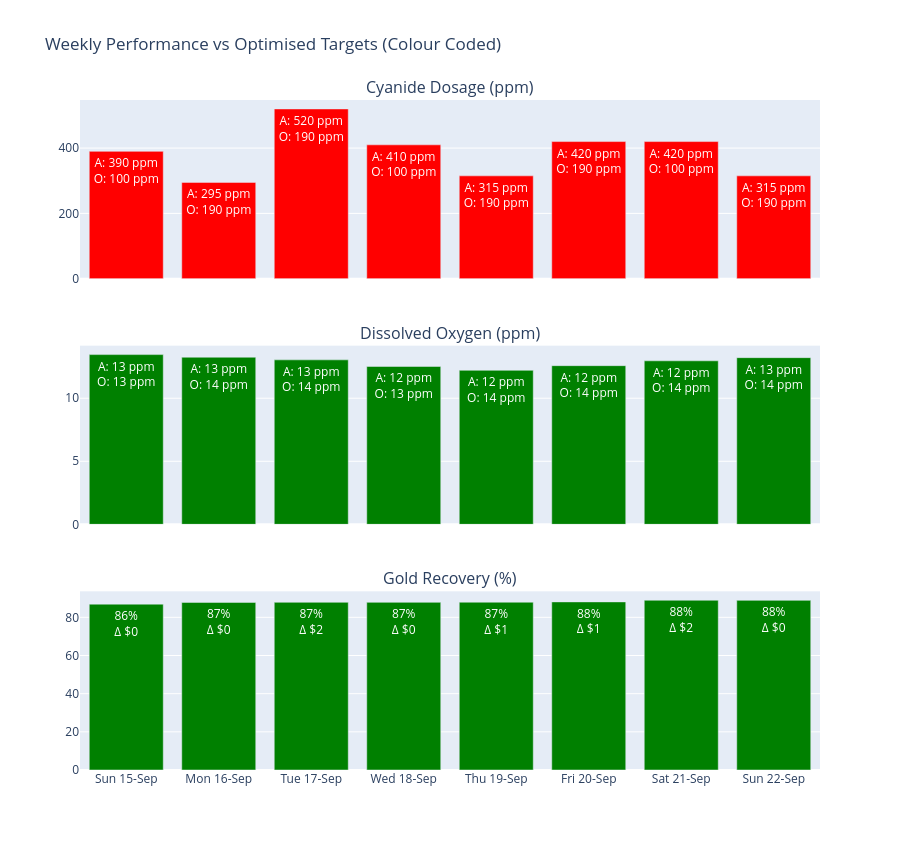

The notebook cell saved with this chart:
### Code cell
def colour_by_deviation(actuals, optimised, tolerance_1=0.10, tolerance_2=0.20):
	colours = []
	for act, opt in zip(actuals, optimised):
		if abs(act - opt) <= tolerance_1 * opt:
			colours.append("green")
		elif abs(act - opt) <= tolerance_2 * opt:
			colours.append("orange")
		else:
			colours.append("red")
	return colours

# --- Define window ---
start_date = pd.to_datetime("2024-09-15")
window_days = 7
end_date = start_date + timedelta(days=window_days)

# --- Filter ---
df_window = df[(df["Date"] >= start_date) & (df["Date"] <= end_date)].copy()

# Convert to strings for display on x-axis
days = df_window["Date"].dt.strftime("%a %d-%b")

# Pull actual values
cn_actual = df_window["CN_Concentration"].tolist()
do_actual = df_window["Dissolved_Oxygen"].tolist()
recovery_actual = df_window["Actual_Recovery"].tolist()

# Pull optimised values (these must exist in your DataFrame)
cn_optimised = df_window["Optimal_CN"].tolist()
do_optimised = df_window["Optimal_DO"].tolist()
recovery_optimised = df_window["Optimal_Recovery"].tolist()

# Colour logic for CN and DO (looser)
def colour_by_deviation_standard(actuals, optimised, tolerance_1=0.10, tolerance_2=0.20):
	colours = []
	for act, opt in zip(actuals, optimised):
		if abs(act - opt) <= tolerance_1 * opt:
			colours.append("green")
		elif abs(act - opt) <= tolerance_2 * opt:
			colours.append("orange")
		else:
			colours.append("red")
	return colours

def colour_by_value_impact(value_deltas, green_threshold=2000, orange_threshold=5000):
	colours = []
	for delta in value_deltas:
		if delta <= green_threshold:
			colours.append("green")
		elif delta <= orange_threshold:
			colours.append("orange")
		else:
			colours.append("red")
	return colours

# Create subplot grid
fig = make_subplots(rows=3, cols=1, shared_xaxes=True, vertical_spacing=0.1,
					subplot_titles=("Cyanide Dosage (ppm)", "Dissolved Oxygen (ppm)", "Gold Recovery (%)"))

# CN Dosage
fig.add_trace(go.Bar(
	x=days,
	y=cn_actual,
	marker_color=colour_by_deviation_standard(cn_actual, cn_optimised),
	text=[f"A: {int(val)} ppm<br>O: {int(opt)} ppm" for val, opt in zip(cn_actual, cn_optimised)],
	hoverinfo='text',
	name="CN Dosage",
	textangle=0,
	textposition='inside',
	insidetextanchor='end'
), row=1, col=1)

# DO
fig.add_trace(go.Bar(
	x=days,
	y=do_actual,
	marker_color=colour_by_deviation_standard(recovery_actual, recovery_optimised),
	text=[f"A: {int(val)} ppm<br>O: {int(opt)} ppm" for val, opt in zip(do_actual, do_optimised)],
	hoverinfo='text',
	name="DO Level",
	textangle=0,
	textposition='inside',
	insidetextanchor='end'
), row=2, col=1)

# Recovery
recovery_value_loss = (
	df_window["Optimal_Net_Value_USD_t"] - (df_window["Actual_Net_Value_USD"] /
										 df_window["Tonnes_Processed"])
	).tolist()

fig.add_trace(go.Bar(
	x=days,
	y=recovery_actual,
	marker_color=colour_by_value_impact(recovery_value_loss),
	text=[f"{int(val)}%<br>Δ ${int(delta):,}" for val, delta in zip(recovery_actual, recovery_value_loss)],
	hoverinfo='text',
	name="Recovery",
	textfont=dict(size=12, color='white'),
	textangle=0,
	textposition='inside',
	insidetextanchor='end'
), row=3, col=1)


# Layout
fig.update_layout(
	height=850,
	title_text="Weekly Performance vs Optimised Targets (Colour Coded)",
	showlegend=False
)

fig.show()

# # Print actual vs optimised recovery
# for day, act, opt in zip(days, recovery_actual, recovery_optimised):
# 	print(f"{day}: Actual Recovery = {act:.1f}%, Optimised Recovery = {opt:.1f}% "
# 		  f"({('OK' if abs(act - opt) <= 1 else 'Check')})")
	
# # Print Optimal_Net_Value_USD and Actual_Net_Value_USD_t
# for day, act, opt in zip(days, (df_window["Actual_Net_Value_USD"] / df_window["Tonnes_Processed"]), df_window["Optimal_Net_Value_USD_t"]):
# 	print(f"{day}: Actual Net Value = ${act:,.2f}, Optimised Net Value = ${opt:,.2f}, Grade = {df_window['Grade_x_Fines'].iloc[0]:.2f} g/t "
# 	   	  f"Tonnes Processed = {df_window['Tonnes_Processed'].iloc[0]:,.0f} t, "
# 		  f"({('OK' if act >= opt else 'Check')})")
	
# Print Optimal_Net_Value_USD, Optimised Recovery, Grade Tonnes Processed, CN and DO
for day, act, opt_value, opt_recovery, grade, tonnes, cn, sol_mass, do in zip(
	days, df_window["Actual_Net_Value_USD"], df_window["Optimal_Net_Value_USD_t"], df_window["Optimal_Recovery"],
	df_window["Grade_x_Fines"], df_window["Tonnes_Processed"],
	df_window["Optimal_CN"], df_window["Solution_Mass_Kg"], df_window["Optimal_DO"]
):
	print(f"{day}: NV = ${int(opt_value)}, "
		  f"Act = {int(act / tonnes)} "
		  f"CNV = {(opt_recovery / 100 * grade * tonnes)} "
		  f"A = {(opt_recovery / 100 * grade * tonnes)} "
		#   f"CNV = {((opt_recovery / 100 * grade * tonnes) - (cn * sol_mass / 1000000 * tonnes)) * NACN_PRICE_USD_PER_KG} "
		  f"Rec. = {opt_recovery:.1f}%, "
		  f"Grade = {grade:.2f} g/t, t = {tonnes:,.0f} t, "
		  f"CN = {cn:.1f} ppm, DO = {do:.1f} ppm")

### Figure 1 — Plotly figure (JSON) as saved in the notebook; plotly's stock layout.template omitted (floating-point values rounded to 4 significant figures)
{"data": [{"hoverinfo": "text", "insidetextanchor": "end", "marker": {"color": ["red", "red", "red", "red", "red", "red", "red", "red"]}, "name": "CN Dosage", "text": ["A: 390 ppm<br>O: 100 ppm", "A: 295 ppm<br>O: 190 ppm", "A: 520 ppm<br>O: 190 ppm", "A: 410 ppm<br>O: 100 ppm", "A: 315 ppm<br>O: 190 ppm", "A: 420 ppm<br>O: 190 ppm", "A: 420 ppm<br>O: 100 ppm", "A: 315 ppm<br>O: 190 ppm"], "textangle": 0, "textposition": "inside", "type": "bar", "x": ["Sun 15-Sep", "Mon 16-Sep", "Tue 17-Sep", "Wed 18-Sep", "Thu 19-Sep", "Fri 20-Sep", "Sat 21-Sep", "Sun 22-Sep"], "xaxis": "x", "y": [390, 295, 520, 410, 315, 420, 420, 315], "yaxis": "y"}, {"hoverinfo": "text", "insidetextanchor": "end", "marker": {"color": ["green", "green", "green", "green", "green", "green", "green", "green"]}, "name": "DO Level", "text": ["A: 13 ppm<br>O: 13 ppm", "A: 13 ppm<br>O: 14 ppm", "A: 13 ppm<br>O: 14 ppm", "A: 12 ppm<br>O: 13 ppm", "A: 12 ppm<br>O: 14 ppm", "A: 12 ppm<br>O: 14 ppm", "A: 12 ppm<br>O: 14 ppm", "A: 13 ppm<br>O: 14 ppm"], "textangle": 0, "textposition": "inside", "type": "bar", "x": ["Sun 15-Sep", "Mon 16-Sep", "Tue 17-Sep", "Wed 18-Sep", "Thu 19-Sep", "Fri 20-Sep", "Sat 21-Sep", "Sun 22-Sep"], "xaxis": "x2", "y": [13.46, 13.25, 13.04, 12.52, 12.22, 12.58, 12.97, 13.22], "yaxis": "y2"}, {"hoverinfo": "text", "insidetextanchor": "end", "marker": {"color": ["green", "green", "green", "green", "green", "green", "green", "green"]}, "name": "Recovery", "text": ["86%<br>Δ $0", "87%<br>Δ $0", "87%<br>Δ $2", "87%<br>Δ $0", "87%<br>Δ $1", "88%<br>Δ $1", "88%<br>Δ $2", "88%<br>Δ $0"], "textangle": 0, "textfont": {"color": "white", "size": 12}, "textposition": "inside", "type": "bar", "x": ["Sun 15-Sep", "Mon 16-Sep", "Tue 17-Sep", "Wed 18-Sep", "Thu 19-Sep", "Fri 20-Sep", "Sat 21-Sep", "Sun 22-Sep"], "xaxis": "x3", "y": [86.91, 87.83, 87.88, 87.85, 87.93, 88.09, 88.95, 88.89], "yaxis": "y3"}], "layout": {"annotations": [{"font": {"size": 16}, "showarrow": false, "text": "Cyanide Dosage (ppm)", "x": 0.5, "xanchor": "center", "xref": "paper", "y": 1, "yanchor": "bottom", "yref": "paper"}, {"font": {"size": 16}, "showarrow": false, "text": "Dissolved Oxygen (ppm)", "x": 0.5, "xanchor": "center", "xref": "paper", "y": 0.6333, "yanchor": "bottom", "yref": "paper"}, {"font": {"size": 16}, "showarrow": false, "text": "Gold Recovery (%)", "x": 0.5, "xanchor": "center", "xref": "paper", "y": 0.2667, "yanchor": "bottom", "yref": "paper"}], "height": 850, "showlegend": false, "title": {"text": "Weekly Performance vs Optimised Targets (Colour Coded)"}, "xaxis": {"anchor": "y", "domain": [0, 1], "matches": "x3", "showticklabels": false}, "xaxis2": {"anchor": "y2", "domain": [0, 1], "matches": "x3", "showticklabels": false}, "xaxis3": {"anchor": "y3", "domain": [0, 1]}, "yaxis": {"anchor": "x", "domain": [0.7333, 1]}, "yaxis2": {"anchor": "x2", "domain": [0.3667, 0.6333]}, "yaxis3": {"anchor": "x3", "domain": [0, 0.2667]}}}
